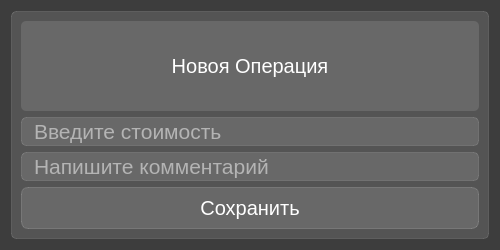
<?xml version="1.0" encoding="UTF-8"?>
<ui version="4.0">
 <class>Dialog</class>
 <widget class="QDialog" name="Dialog">
  <property name="geometry">
   <rect>
    <x>0</x>
    <y>0</y>
    <width>500</width>
    <height>250</height>
   </rect>
  </property>
  <property name="windowTitle">
   <string>Dialog</string>
  </property>
  <property name="styleSheet">
   <string notr="true">background-color: rgb(61, 61, 61);</string>
  </property>
  <layout class="QVBoxLayout" name="verticalLayout_2">
   <item>
    <widget class="QFrame" name="frame">
     <property name="maximumSize">
      <size>
       <width>16777215</width>
       <height>1000</height>
      </size>
     </property>
     <property name="styleSheet">
      <string notr="true">background-color: rgba(255,255,255,30);
border: 1px solid rgba(255,255,255,30);
border-radius: 5px;</string>
     </property>
     <property name="frameShape">
      <enum>QFrame::StyledPanel</enum>
     </property>
     <property name="frameShadow">
      <enum>QFrame::Raised</enum>
     </property>
     <layout class="QVBoxLayout" name="verticalLayout">
      <item>
       <widget class="QLabel" name="label">
        <property name="font">
         <font>
          <pointsize>15</pointsize>
         </font>
        </property>
        <property name="layoutDirection">
         <enum>Qt::LeftToRight</enum>
        </property>
        <property name="styleSheet">
         <string notr="true">color: white;
font-weigth bold;
font-size: 15pt;
backgroung-color: none;
border: none;</string>
        </property>
        <property name="text">
         <string>Новоя Операция</string>
        </property>
        <property name="alignment">
         <set>Qt::AlignCenter</set>
        </property>
       </widget>
      </item>
      <item>
       <widget class="QLineEdit" name="price">
        <property name="font">
         <font>
          <pointsize>16</pointsize>
         </font>
        </property>
        <property name="styleSheet">
         <string notr="true">font-size: 16pt;
color: white;
padding-left: 10px;</string>
        </property>
        <property name="placeholderText">
         <string>Введите стоимость</string>
        </property>
       </widget>
      </item>
      <item>
       <widget class="QLineEdit" name="comment">
        <property name="styleSheet">
         <string notr="true">font-size: 16pt;
color: white;
padding-left: 10px;</string>
        </property>
        <property name="placeholderText">
         <string>Напишите комментарий</string>
        </property>
       </widget>
      </item>
      <item>
       <widget class="QPushButton" name="pushButton">
        <property name="font">
         <font>
          <pointsize>15</pointsize>
         </font>
        </property>
        <property name="styleSheet">
         <string notr="true">QPushButton {
color: white;
background-color: rgba(255,255,255,30);
border: 1px solid rgba(255,255,255,40);
border-radius: 7px;
width: 150px;
height: 40px;
}
QPushButton:hover {
color: white;
background-color: rgba(255,255,255,40);
}
QPushButton:pressed {
color: white;
background-color: rgba(255,255,255,70);
}</string>
        </property>
        <property name="text">
         <string>Сохранить</string>
        </property>
       </widget>
      </item>
     </layout>
    </widget>
   </item>
  </layout>
 </widget>
 <resources/>
 <connections/>
</ui>
